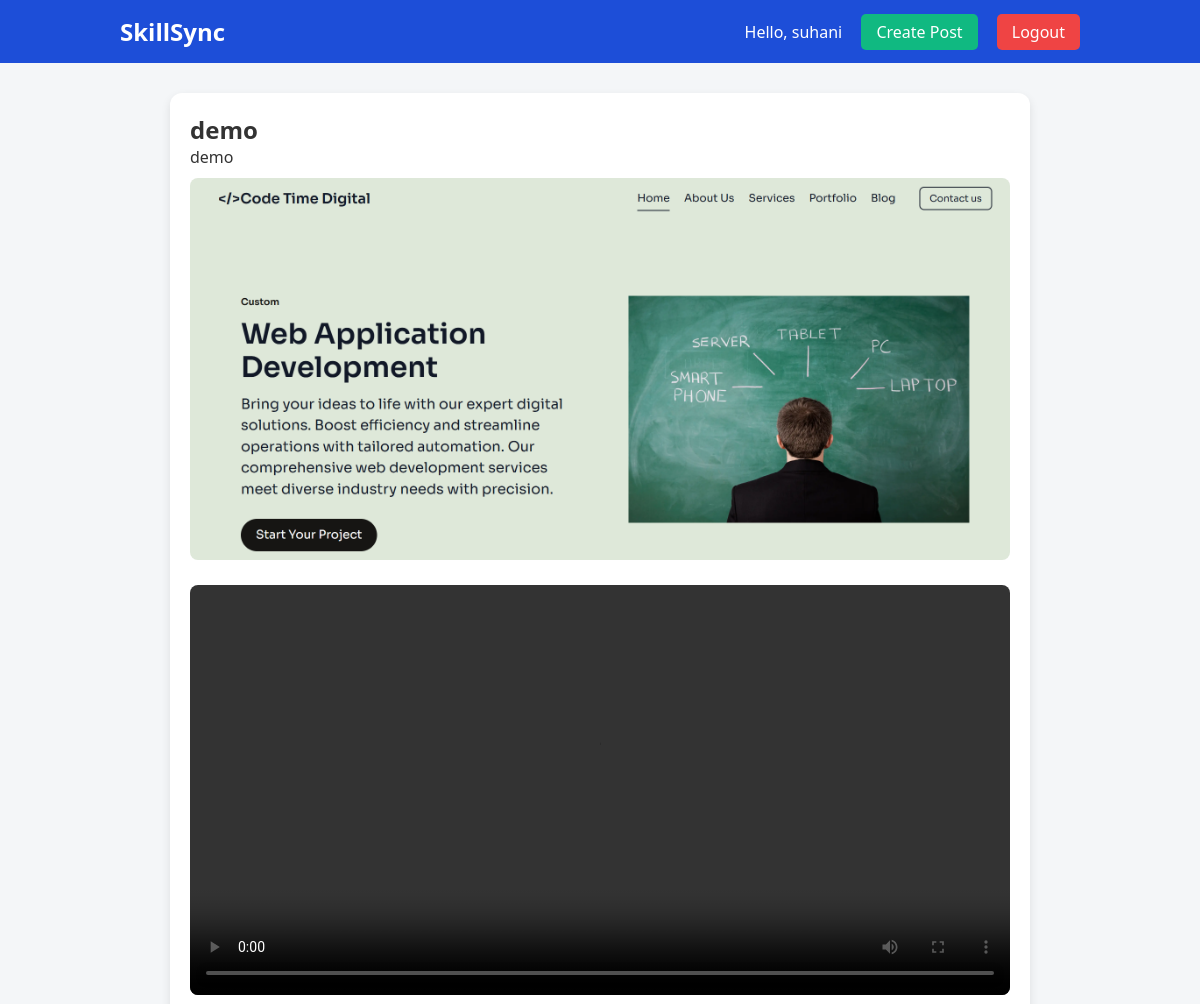
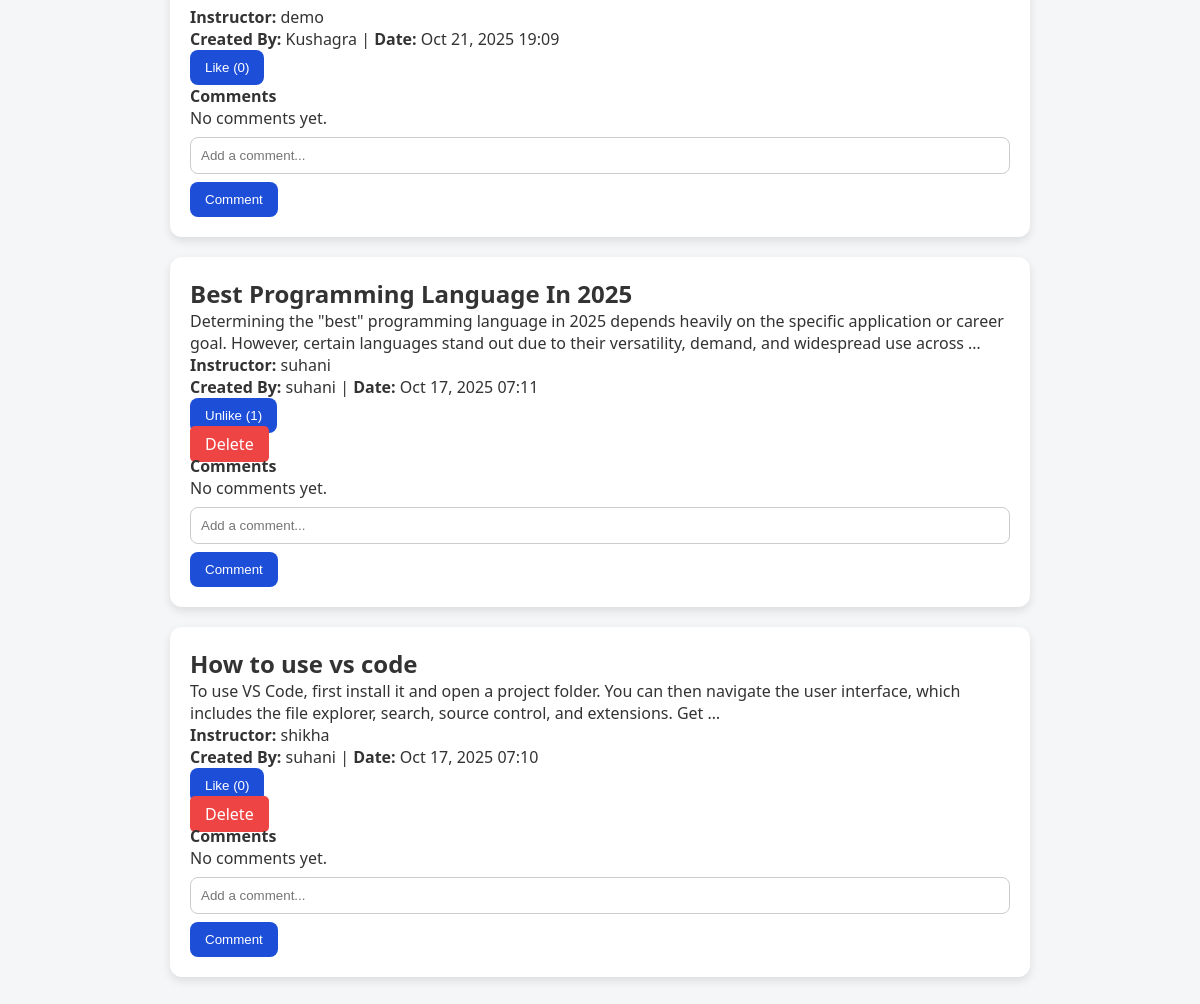
Screenshot of / (signed in) with the database file from the repository (2 pictures, top to bottom).
### main/models.py (models this page shows, shortened)
class Content(models.Model):
    title = models.CharField(max_length=200)
    description = models.TextField()
    instructor = models.CharField(max_length=100)
    duration = models.CharField(max_length=50)
    created_by = models.ForeignKey(User, on_delete=models.CASCADE)
    created_at = models.DateTimeField(auto_now_add=True)
    likes = models.ManyToManyField(User, related_name='liked_content', blank=True)
    image = models.ImageField(upload_to='content_images/', blank=True, null=True)
    video = models.FileField(upload_to='content_videos/', blank=True, null=True)
    def total_likes(self):
        return self.likes.count()

### main/views.py (the view)
# urls.py: path('', views.home, name='home'),
def home(request):
    contents = Content.objects.all().order_by('-created_at')
    return render(request, 'home.html', {'contents': contents})

### main/templates/home.html (shortened to what this page needs)
{% extends "base.html" %}
{% block content %}
{% for content in contents %}
<div class="card">
    <h2>{{ content.title }}</h2>
    <p>{{ content.description|truncatewords:30 }}</p>
    {% if content.image %}
        <img src="{{ content.image.url }}" alt="{{ content.title }}">
    {% endif %}
    {% if content.video %}
        <video controls>
            <source src="{{ content.video.url }}" type="video/mp4">
        </video>
    {% endif %}
    <p><strong>Instructor:</strong> {{ content.instructor }}</p>
    <p><strong>Created By:</strong> {{ content.created_by.username }} | <strong>Date:</strong> {{ content.created_at|date:"M d, Y H:i" }}</p>
    {% if user.is_authenticated %}
        <form class="like-form" data-id="{{ content.id }}">
            <button type="submit">
                {% if user in content.likes.all %}
                    Unlike
                {% else %}
                    Like
                {% endif %}
                ({{ content.total_likes }})
            </button>
        </form>
    {% else %}
        <p>Likes: {{ content.total_likes }}</p>
    {% endif %}
    {% if user == content.created_by %}
        <a href="{% url 'delete_content' content.id %}" class="btn logout">Delete</a>
    {% endif %}
    <div class="comments">
        <h4>Comments</h4>
        {% for comment in content.comments.all %}
            <p class="comment"><strong>{{ comment.user.username }}:</strong> {{ comment.body }}</p>
        {% empty %}
            <p>No comments yet.</p>
        {% endfor %}
        {% if user.is_authenticated %}
            <form action="{% url 'add_comment' content.id %}" method="post">
                <input type="text" name="body" placeholder="Add a comment..." required>
                <button type="submit">Comment</button>
            </form>
        {% endif %}
    </div>
</div>
{% empty %}
<p>No content available.</p>
{% endfor %}
{% endblock %}

### main/templates/base.html (shortened to what this page needs)
{% load static %}
<!DOCTYPE html>
<html lang="en">
<head>
    <link rel="stylesheet" href="{% static 'css/style.css' %}">
</head>
<body>
    <nav class="navbar">
        <div class="container">
            <a href="{% url 'home' %}" class="logo">SkillSync</a>
            <div class="nav-links">
                {% if user.is_authenticated %}
                    <span>Hello, {{ user.username }}</span>
                    <a href="{% url 'add_content' %}" class="btn">Create Post</a>
                    <a href="{% url 'logout' %}" class="btn logout">Logout</a>
                {% else %}
                    <a href="{% url 'login' %}" class="btn">Login</a>
                    <a href="{% url 'register' %}" class="btn">Register</a>
                {% endif %}
            </div>
        </div>
    </nav>
    <div class="main-container">
        {% block content %}{% endblock %}
    </div>
</body>
</html>

### static/css/style.css (style rules this page uses)
* { margin: 0; padding: 0; box-sizing: border-box; }
body { font-family: 'Segoe UI', Tahoma, Geneva, Verdana, sans-serif; background: #f4f6f8; color: #333; }
.navbar { background: #1d4ed8; color: #fff; padding: 15px 0; }
.navbar .container { display: flex; justify-content: space-between; align-items: center; max-width: 1000px; margin: 0 auto; padding: 0 20px; }
.navbar .logo { font-size: 24px; font-weight: bold; color: #fff; text-decoration: none; }
.navbar .nav-links a { margin-left: 15px; text-decoration: none; color: #fff; padding: 7px 15px; border-radius: 5px; transition: 0.3s; }
.btn { background: #10b981; color: #fff !important; padding: 7px 15px; border-radius: 5px; text-decoration: none; transition: 0.3s; }
.btn.logout { background: #ef4444; }
.main-container { max-width: 900px; margin: 30px auto; padding: 0 20px; }
.card { background: #fff; padding: 20px; border-radius: 12px; box-shadow: 0 4px 10px rgba(0,0,0,0.1); margin-bottom: 20px; }
.card img { max-width: 100%; border-radius: 8px; margin: 10px 0; }
.card video { width: 100%; border-radius: 8px; margin: 10px 0; }
form input[type="text"], form textarea, form input[type="file"] { width: 100%; padding: 10px; margin: 8px 0; border-radius: 8px; border: 1px solid #ccc; }
form button { background: #1d4ed8; color: #fff; padding: 10px 15px; border: none; border-radius: 8px; cursor: pointer; transition: 0.3s; }

### rows the page displays
Content: title "demo", description "demo", image (picture), instructor "demo", created_by.username "Kushagra", created_at "Oct 21, 2025 19:09", shows "Like", total_likes "0"
Content: title "Best Programming Language In 2025", description "Determining the \"best\" programming language in 2025 depends heavily on the specific application or career goal. However, certain languages stand out due to their versatility, demand, and widespread use across …", instructor "suhani", created_by.username "suhani", created_at "Oct 17, 2025 07:11", shows "Unlike", total_likes "1", shows "Delete"
Content: title "How to use vs code", description "To use VS Code, first install it and open a project folder. You can then navigate the user interface, which includes the file explorer, search, source control, and extensions. Get …", instructor "shikha", created_by.username "suhani", created_at "Oct 17, 2025 07:10", shows "Like", total_likes "0", shows "Delete"

### other values shown
{{ user.username }} "suhani"
